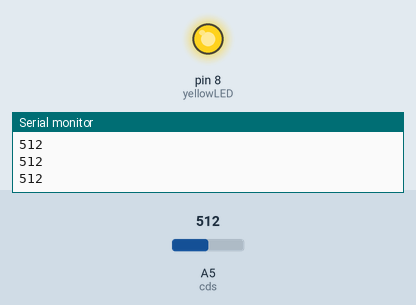
Recording of a sketch running on a simulated Arduino Uno, built with avr-gcc and run on an emulated ATmega328P. Shown: output pins drawn as LEDs (lit = HIGH), the last lines printed to the serial monitor. The inputs (shaded band) are chosen by the test bench; at power-on: A5 (cds) = 512.

Above: at 1.2 s.
1.3 s: A5 (cds) set to 492
At 1.9 s:
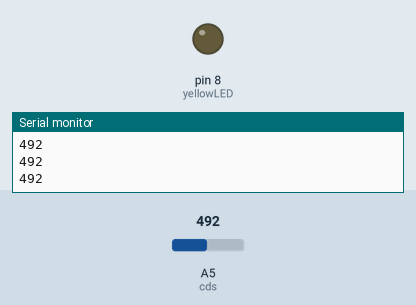
2.8 s: A5 (cds) set to 510
At 4.0 s:
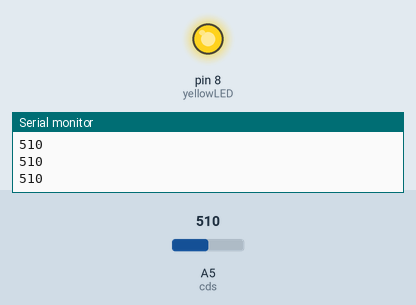
4.3 s: A5 (cds) set to 490
At 5.3 s:
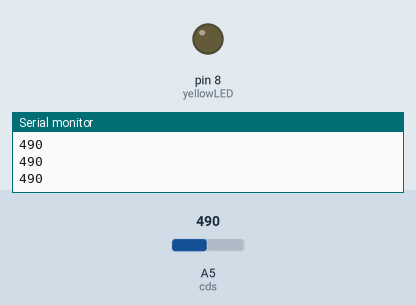
Timing chart, 0 to 7.3 s (numbered marks = the images above; inputs shaded):
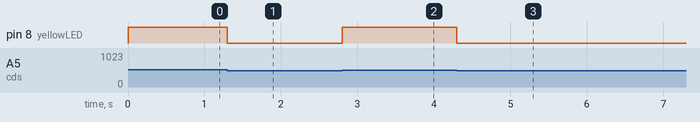

Measured:
- the behaviour switches between 501 and 500 on A5 (cds) (found by bisection; images 0 and 1)
- after the input at 1.3 s, pin 8 (yellowLED): HIGH → LOW at once
- after the input at 2.8 s, pin 8 (yellowLED): LOW → HIGH at once
- after the input at 4.3 s, pin 8 (yellowLED): HIGH → LOW at once

The sketch:

cdsLight.ino
```cpp
#include <SoftwareSerial.h>
#include <Wire.h>
#define cds A5

SoftwareSerial BT( 3, 2 );
const byte yellowLED = 8;
long lastTime = 0;
long delayTime = 200;
int controlState = 100;

void setup() {
  // put your setup code here, to run once:
  BT.begin( 9600 );
  Serial.begin( 9600 );
  pinMode( yellowLED, OUTPUT );
}

void loop() {
  int val = analogRead( cds );

  if( millis() - lastTime > delayTime )
    {
      lastTime = millis();
      Serial.println( val );
      BT.write( (val / 4) );
    }

    if( BT.available() )
      controlState = BT.read();

    if( controlState == 100 )
    {
      if( val > 500 )
        digitalWrite( yellowLED, HIGH );
      else
        digitalWrite( yellowLED, LOW );
    }
    else
    {
      if( controlState == 111 )
        digitalWrite( yellowLED, HIGH );
      else if( controlState == 222 )
        digitalWrite( yellowLED, LOW );
    }


}
```
